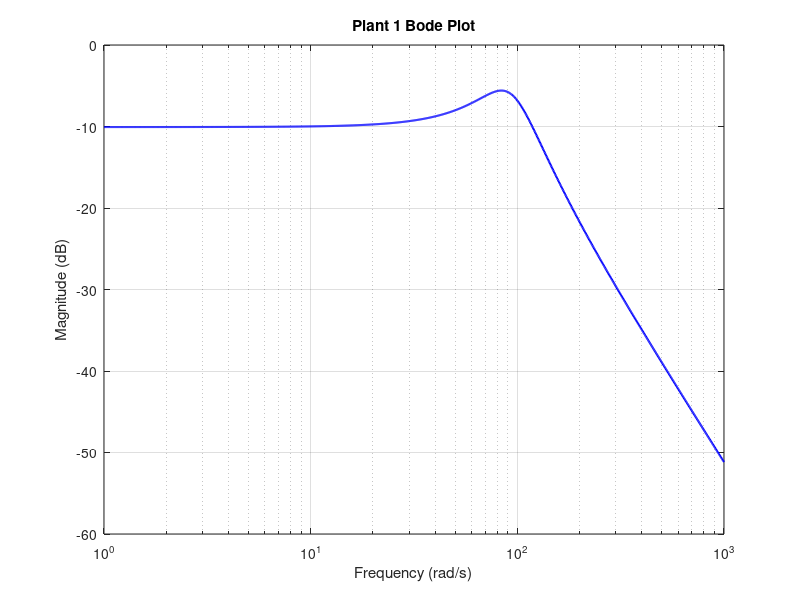
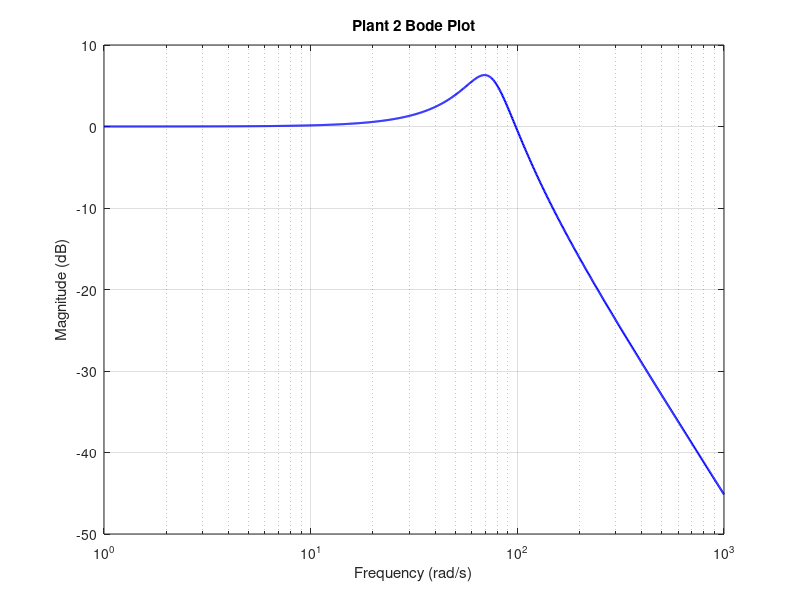

The MATLAB script that drew these images, in order: (Note: this script raises an error after producing the figures.)

%% ------------------------------------------------- INFO -------------------------------------------------
close all; clc; clear;

%{

P Control (Plant 1)   = 0
PI Control (Plant 1)  = 1
PID Control (Plant 1) = 2

P Control (Plant 2)   = 3
PI Control (Plant 2)  = 4
PID Control (Plant 2) = 5

%}

%% ------------------------------------------------- Motor Transfer Function -------------------------------------------------

% Km and Tm 
Km = [11661, 37162];
Tm = [0.017, 0.027];

% Systems
s = tf('s');
plant1_p = (0.004*Km(1)/((Tm(1)*s^2)+ s +(0.004*Km(2))));
plant2_p = (0.004*Km(2)/((Tm(2)*s^2)+ s +(0.004*Km(2))));

% Bode plots
figure('Name', 'Plant1 Bode Plot');
[mag, ~, wout] = bode(plant1_p);
mag = squeeze(mag);
mag_dB = 20 * log10(mag);

semilogx(wout, mag_dB, 'b-', 'LineWidth', 1.5);
grid on;
title('Plant 1 Bode Plot');
xlabel('Frequency (rad/s)');
ylabel('Magnitude (dB)');


figure('Name', 'Plant2 Bode Plot');
[mag, ~, wout] = bode(plant2_p);
mag = squeeze(mag);
mag_dB = 20 * log10(mag);

semilogx(wout, mag_dB, 'b-', 'LineWidth', 1.5);
grid on;
title('Plant 2 Bode Plot');
xlabel('Frequency (rad/s)');
ylabel('Magnitude (dB)');


% K Values
Kp = [ 0.005,  0.0045,  0.006,    0.0045,  0.00405, 0.0054    ];
Ki = [ 0.000,  0.0674,  0.15,     0.000,   0.0261,  0.058     ];
Kd = [ 0.000,  0.000,   0.00006,  0.000,   0.000,   0.0001255 ];


%% ------------------------------------------------- Folder Loading -------------------------------------------------

files = dir(fullfile("data", "*.txt")); % Load only files that are .txt
fprintf("\nFound %d files in folder\n\n", length(files));

for k = 1:length(files)
    disp(files(k).name);
end

%% ------------------------------------------------- Data Sorting -------------------------------------------------
s = struct();

for i = 1:length(files)
    name = files(i).name;
    name = erase(name, ".txt");
    data = load(fullfile(files(i).folder, files(i).name));
    if size(data, 2) > 1
        data = data(:, 3); % Get sineusoidal samples
    else 
        data = data(:, 1);
    end
    s.(name).data = data;

    % Creat time vector based on data length
    time = transpose(0:length(s.(name).data)-1); % 
    s.(name).time = time; % Time vector
end

fns = fieldnames(s);

%% ---------------------------------------------- EXERCISE 1: Finding Bandwidth -------------------------------------------------

varNames = ["Name", "Freq_hz", "w", "Kp", "C_rms", "C_amp", "Mag", "gainDb"];
varTypes = ["string", "double", "double", "double", "double", "double", "double", "double"];

T = table('Size', [0, 8], 'VariableTypes', varTypes,'VariableNames',varNames);

fns_ex1 = fns(startsWith(fns, 'Exercise1_'));

% Constants for all data
campIn = 250;
kp = 0.004;

row = 0;
for j = 1:length(fns_ex1)
    % Get name for table
    name = fns_ex1{j};

    % Data & Time 
    data = s.(fns_ex1{j}).data;
    time = s.(fns_ex1{j}).time; % time in ms

    % Get frequencies (Hz and rad/s)
    freqHz = str2double(extractAfter(erase(fns_ex1{j}, "Hz"), '_'));
    w = freqHz * 2 * pi;

    % Filter steady-state and find Crms and Camp
    data_ss = data(time >= 200); % get steady input only
    data_minusOffset = data_ss - mean(data_ss);
    
    crms = sqrt(mean(data_minusOffset.^2));
    campOut = sqrt(2) * crms;
    mag = campOut/campIn;
    gainDB = 20*log10(mag);

    % Add to table
    row = row + 1;
    T(row, :) = {name, freqHz, w, kp, crms, campOut, mag, gainDB};
end

% Sort by Frequency (Hz)
T = sortrows(T, {'Freq_hz'});
disp(T);
figure('Name', 'Plant 1: Bode Plot')
semilogx(T.w, T.gainDb, 'o-', 'LineWidth', 1.5);
hold on;
semilogx(wout, mag_dB, '-', 'LineWidth', 1.5);
grid on;
xlim([20 140]);
legend('Experimental', 'Theoretical', 'Location', 'southwest');

figure('Name', 'ZOOMED Plant 1: Bode Plot')
semilogx(T.w, T.gainDb, 'o-', 'LineWidth', 1.5);
hold on;
semilogx(wout, mag_dB, '-', 'LineWidth', 1.5);
grid on;
xlim([20 140]);
ylim([-12 8]);

xlabel('Frequency (rad/s)');
ylabel('Magnitude (dB)');
title('Plant 1 Closed-Loop Bode Plot: Theoretical vs Experimental');
subtitle('Kp = 0.004')
yline(-3,'--k','-3 dB');
legend('Experimental', 'Theoretical', '-3 dB Line', 'Location', 'southwest');

%% ---------------------------------------------- EXERCISE 2: Plots -------------------------------------------------

% Get only controller tests from struct
fns_ex2 = fns(startsWith(fns, 'ControllerTest'));

for n = 1:length(fns_ex2)
    type = "P";
    if Ki(n) ~= 0, type = type + "I"; end
    if Kd(n) ~= 0, type = type + "D"; end

    if n >= 4
        name = "Plant 2: " + type;
    else 
        name = "Plant 1: " + type;
    end

    % Data & Time 
    data = s.(fns_ex2{n}).data;
    time = s.(fns_ex2{n}).time; % time in ms

    data_sim = s.(fns_ex2{n}).data;

    figure('Name', name);
    plot(time, data, 'LineWidth', 1.5);
    hold on;
    plot(time, data_sim, 'LineWidth', 1.5);
    ylim([0 500]);
    xlim([0 1500]);
    grid on;
    xlabel('\omega (rad/s)');
    ylabel('Counts');
    title(name + " Controller");
    subtitle("Kp = " + Kp(n) + "  Ki = " + Ki(n) + "  Kp = " + Kd(n))
    %legend('Experimental Data', 'Simulation Data', 'Location', 'southwest');
end


type = "Combined";

name = "Plant 1: " + type;
figure('Name', name);

for m = 4:6
    data = s.(fns_ex2{m}).data;
    time = s.(fns_ex2{m}).time; % time in ms
    plot(time, data, 'LineWidth', 1.0);
    hold on;
    xlabel('\omega (rad/s)');
    ylabel('Counts');
end
xlim([0 1500]);
ylim([0 500]);
grid on;
legend('P','PI', 'PID')
    
name = "Plant 2: " + type;
figure('Name', name);

grid on;
for k = 1:3
    data = s.(fns_ex2{k}).data;
    time = s.(fns_ex2{k}).time; % time in ms
    plot(time, data, 'LineWidth', 1.0);
    hold on;
    
    xlabel('\omega (rad/s)');
    ylabel('Counts');
end
xlim([0 500]);
ylim([0 500]);
grid on;
legend('P','PI', 'PID')
